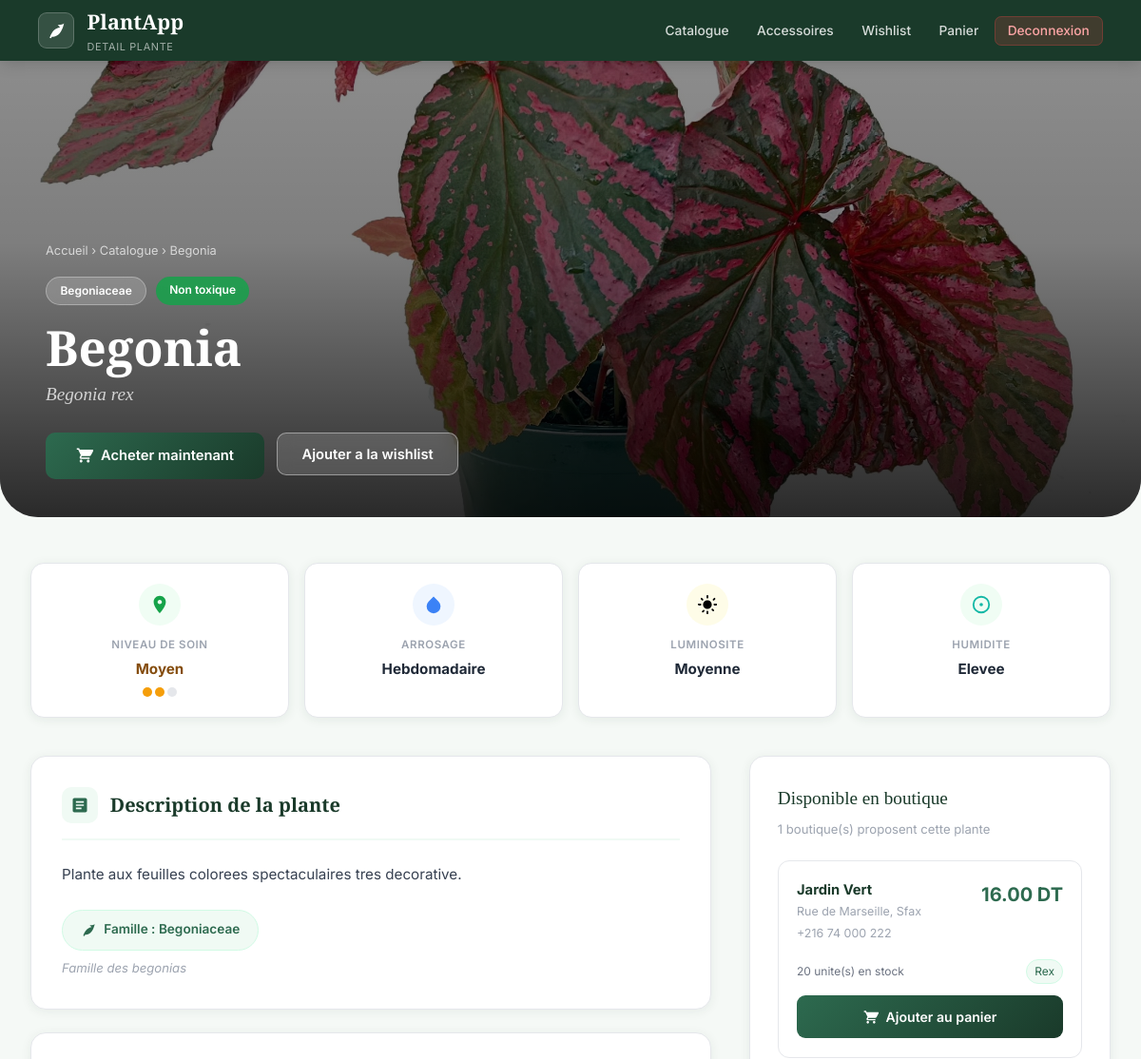
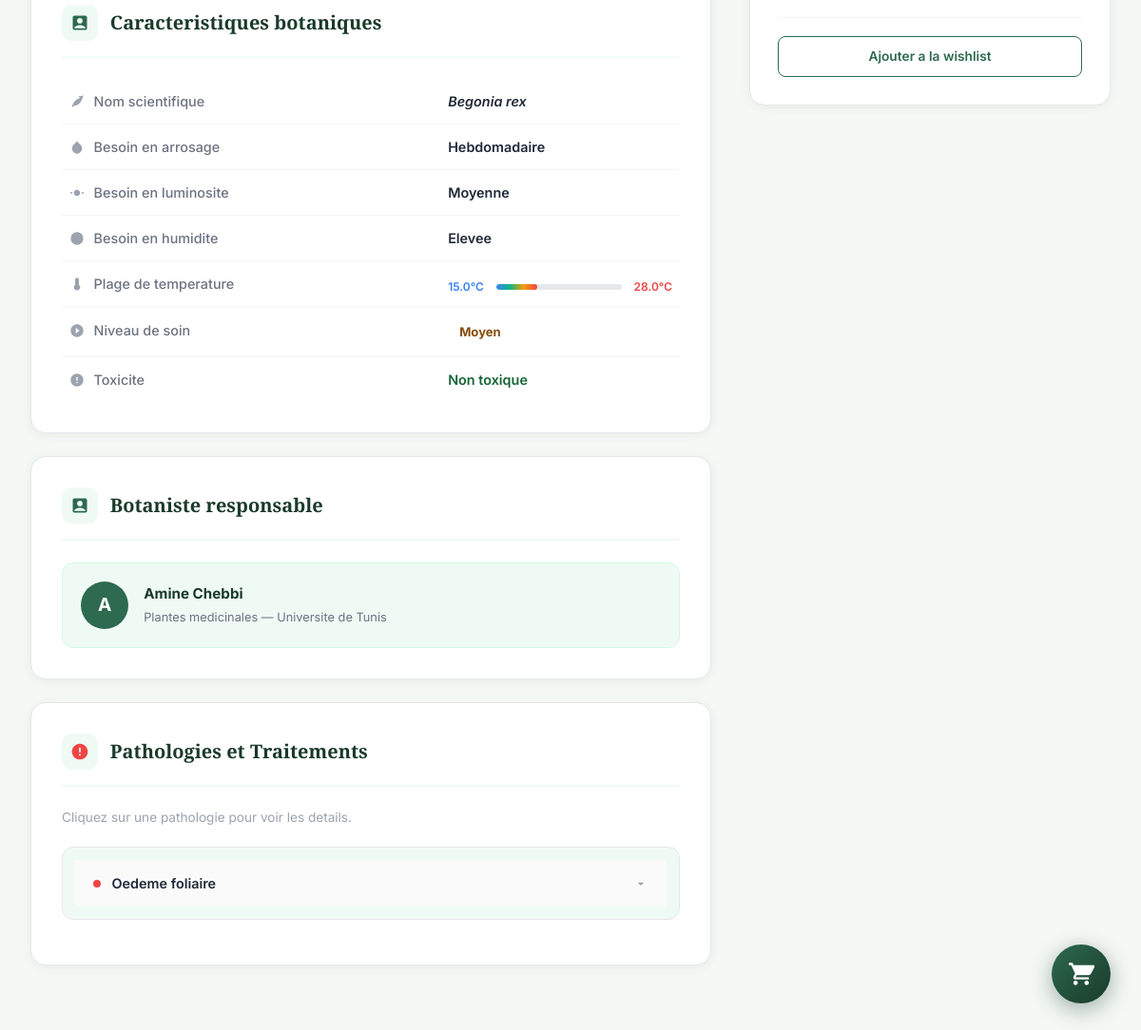
The app's page /plante.php?id=12 (signed in) with its own data (2 pictures, top to bottom).
### tables this page shows
CREATE TABLE Plante (
    id_plante         INT AUTO_INCREMENT PRIMARY KEY,
    nom_commun        VARCHAR(150) NOT NULL,
    nom_scientifique  VARCHAR(200),
    id_famille        INT,
    description       TEXT,
    toxicite          TINYINT(1) DEFAULT 0,
    niveau_soin       ENUM('facile','moyen','difficile') DEFAULT 'facile',
    besoin_arrosage   ENUM('quotidien','hebdomadaire','bimensuel') DEFAULT 'hebdomadaire',
    besoin_luminosite ENUM('faible','moyenne','forte') DEFAULT 'moyenne',
    besoin_humidite   ENUM('faible','moyenne','elevee') DEFAULT 'moyenne',
    temperature_min   DECIMAL(4,1) DEFAULT 15.0,
    temperature_max   DECIMAL(4,1) DEFAULT 30.0,
    image_url         VARCHAR(500),
    id_botaniste      INT,
    date_ajout        DATETIME DEFAULT CURRENT_TIMESTAMP,
    FOREIGN KEY (id_famille)   REFERENCES Famille(id_famille),
    FOREIGN KEY (id_botaniste) REFERENCES Botaniste(id_utilisateur)
);

CREATE TABLE Famille (
    id_famille  INT AUTO_INCREMENT PRIMARY KEY,
    nom_famille VARCHAR(100) NOT NULL,
    description TEXT
);

CREATE TABLE Utilisateur (
    id_utilisateur   INT AUTO_INCREMENT PRIMARY KEY,
    nom              VARCHAR(100) NOT NULL,
    prenom           VARCHAR(100) NOT NULL,
    email            VARCHAR(150) NOT NULL UNIQUE,
    mot_de_passe     VARCHAR(255) NOT NULL,
    role             ENUM('particulier','botaniste','vendeur') NOT NULL,
    date_inscription DATETIME DEFAULT CURRENT_TIMESTAMP
);

CREATE TABLE Botaniste (
    id_utilisateur INT PRIMARY KEY,
    specialite     VARCHAR(150),
    institution    VARCHAR(150),
    FOREIGN KEY (id_utilisateur) REFERENCES Utilisateur(id_utilisateur) ON DELETE CASCADE
);

CREATE TABLE Pathologie (
    id_pathologie  INT AUTO_INCREMENT PRIMARY KEY,
    id_plante      INT NOT NULL,
    nom_pathologie VARCHAR(150) NOT NULL,
    symptomes      TEXT,
    traitement     TEXT,
    FOREIGN KEY (id_plante) REFERENCES Plante(id_plante) ON DELETE CASCADE
);

CREATE TABLE Catalogue (
    id_catalogue INT AUTO_INCREMENT PRIMARY KEY,
    id_vendeur   INT NOT NULL,
    id_plante    INT NOT NULL,
    prix         DECIMAL(10,2) NOT NULL,
    stock        INT DEFAULT 0,
    variete      VARCHAR(100),
    disponible   TINYINT(1) DEFAULT 1,
    FOREIGN KEY (id_vendeur) REFERENCES Vendeur(id_utilisateur) ON DELETE CASCADE,
    FOREIGN KEY (id_plante)  REFERENCES Plante(id_plante) ON DELETE CASCADE
);

CREATE TABLE Vendeur (
    id_utilisateur   INT PRIMARY KEY,
    nom_boutique     VARCHAR(150),
    adresse_boutique VARCHAR(200),
    telephone        VARCHAR(20),
    solde            DECIMAL(10,2) DEFAULT 0.00,
    FOREIGN KEY (id_utilisateur) REFERENCES Utilisateur(id_utilisateur) ON DELETE CASCADE
);

### plante.php (the view, shortened to what the rows shown need)
<?php
$conn = getConnection();
$id_p = (int)($_GET['id']??0);
$r = $conn->prepare("SELECT p.*,f.nom_famille,f.description as fam_desc,b.specialite,b.institution,u.nom as bot_nom,u.prenom as bot_prenom FROM Plante p LEFT JOIN Famille f ON f.id_famille=p.id_famille LEFT JOIN Botaniste b ON b.id_utilisateur=p.id_botaniste LEFT JOIN Utilisateur u ON u.id_utilisateur=p.id_botaniste WHERE p.id_plante=?");
$r->bind_param("i",$id_p); $r->execute();
$plante = $r->get_result()->fetch_assoc();
$pr = $conn->prepare("SELECT * FROM Pathologie WHERE id_plante=?");
$pr->bind_param("i",$id_p); $pr->execute();
$pathos = $pr->get_result()->fetch_all(MYSQLI_ASSOC);
$bq = $conn->prepare("SELECT c.id_catalogue,c.prix,c.stock,c.variete,c.id_vendeur,v.nom_boutique,v.adresse_boutique,v.telephone,u.nom,u.prenom FROM Catalogue c JOIN Vendeur v ON v.id_utilisateur=c.id_vendeur JOIN Utilisateur u ON u.id_utilisateur=v.id_utilisateur WHERE c.id_plante=? AND c.disponible=1 AND c.stock>0 ORDER BY c.prix ASC");
$bq->bind_param("i",$id_p); $bq->execute();
$boutiques = $bq->get_result()->fetch_all(MYSQLI_ASSOC);
function soin_label($s){ return $s==='facile'?'Facile':($s==='moyen'?'Moyen':'Difficile'); }
function soin_color($s){ return $s==='facile'?'var(--vert-soin)':($s==='moyen'?'var(--jaune-soin)':'var(--rouge-soin)'); }
function arrosage_label($s){ return $s==='quotidien'?'Quotidien':($s==='hebdomadaire'?'Hebdomadaire':'Bimensuel'); }
function lum_label($s){ return $s==='faible'?'Faible':($s==='moyenne'?'Moyenne':'Forte'); }
function hum_label($s){ return $s==='faible'?'Faible':($s==='moyenne'?'Moyenne':'Elevee'); }
?>
<!DOCTYPE html>
<html lang="fr">
<head>
<link rel="stylesheet" href="style.css">
</head>
<body>
<nav class="navbar">
  <a href="particulier.php" class="navbar-brand">
    <div><h1>PlantApp</h1><span>Detail Plante</span></div>
  </a>
</nav>
<div class="hero">
  <?php if($plante['image_url']): ?>
    <img src="<?=htmlspecialchars($plante['image_url'])?>" alt="<?=htmlspecialchars($plante['nom_commun'])?>"
         class="hero-img-bg"
         onerror="this.style.display='none';document.querySelector('.hero-img-bg-ph').style.display='block'">
  <?php else: ?>
    <div class="hero-img-bg-ph"></div>
  <?php endif; ?>
  <div class="hero-overlay"></div>
  <div class="hero-content">
    <div class="hero-breadcrumb">
      <a href="particulier.php">Accueil</a> &rsaquo;
      <a href="particulier.php#catalogue">Catalogue</a> &rsaquo;
      <?=htmlspecialchars($plante['nom_commun'])?>
    </div>
    <div class="hero-badges">
      <?php if($plante['nom_famille']): ?>
        <span class="hero-badge badge-famille"><?=htmlspecialchars($plante['nom_famille'])?></span>
      <?php endif; ?>
      <?php if($plante['toxicite']): ?>
        <span class="hero-badge badge-toxic">Toxique pour animaux</span>
      <?php else: ?>
        <span class="hero-badge badge-safe">Non toxique</span>
      <?php endif; ?>
    </div>
    <h1 class="hero-title"><?=htmlspecialchars($plante['nom_commun'])?></h1>
    <p class="hero-sci"><?=htmlspecialchars($plante['nom_scientifique']??'')?></p>
    <div class="hero-actions">
      <?php if(!empty($boutiques)): ?>
        <a href="#boutiques" class="btn-hero-primary">
        </a>
      <?php endif; ?>
      <form method="POST" style="display:inline;">
      </form>
    </div>
  </div>
</div>
<div class="page-wrap">
  <div class="score-strip">
    <div class="score-card">
      <div class="score-icon" style="background:#f0fdf4;">
        <svg viewBox="0 0 24 24" style="fill:#16a34a;"><path d="M12 2C8.13 2 5 5.13 5 9c0 5.25 7 13 7 13s7-7.75 7-13c0-3.87-3.13-7-7-7zm0 9.5c-1.38 0-2.5-1.12-2.5-2.5s1.12-2.5 2.5-2.5 2.5 1.12 2.5 2.5-1.12 2.5-2.5 2.5z"/></svg>
      </div>
      <div class="score-label">Niveau de soin</div>
      <div class="score-value" style="color:<?=soin_color($plante['niveau_soin'])?>"><?=soin_label($plante['niveau_soin'])?></div>
      <div class="level-bar" style="justify-content:center;margin-top:.4rem;">
        <?php
          $lvl = $plante['niveau_soin']==='facile'?1:($plante['niveau_soin']==='moyen'?2:3);
          $col = $plante['niveau_soin']==='facile'?'active':($plante['niveau_soin']==='moyen'?'medium':'hard');
          for($i=1;$i<=3;$i++) echo '<div class="level-dot '.($i<=$lvl?$col:'').'"></div>';
        ?>
      </div>
    </div>
    <div class="score-card">
      <div class="score-icon" style="background:#eff6ff;">
        <svg viewBox="0 0 24 24" style="fill:#3b82f6;"><path d="M12 2.69l5.66 5.66a8 8 0 1 1-11.31 0z"/></svg>
      </div>
      <div class="score-label">Arrosage</div>
      <div class="score-value"><?=arrosage_label($plante['besoin_arrosage'])?></div>
    </div>
    <div class="score-card">
      <div class="score-icon" style="background:#fefce8;">
      </div>
      <div class="score-label">Luminosite</div>
      <div class="score-value"><?=lum_label($plante['besoin_luminosite'])?></div>
    </div>
    <div class="score-card">
      <div class="score-icon" style="background:#f0fdf4;">
        <svg viewBox="0 0 24 24" style="fill:#14b8a6;width:22px;height:22px;"><path d="M12 2a10 10 0 1 0 0 20A10 10 0 0 0 12 2zm0 18a8 8 0 1 1 0-16A8 8 0 0 1 12 20zm-2-8a2 2 0 1 1 4 0 2 2 0 0 1-4 0z"/></svg>
      </div>
      <div class="score-label">Humidite</div>
      <div class="score-value"><?=hum_label($plante['besoin_humidite'])?></div>
    </div>
  </div>
  <div class="content-grid">
    <div>
      <div class="section">
        <div class="section-head">
          <div class="section-head-icon"><svg viewBox="0 0 24 24"><path d="M19 3H5c-1.1 0-2 .9-2 2v14c0 1.1.9 2 2 2h14c1.1 0 2-.9 2-2V5c0-1.1-.9-2-2-2zm-5 14H7v-2h7v2zm3-4H7v-2h10v2zm0-4H7V7h10v2z"/></svg></div>
          <h2 class="section-title">Description de la plante</h2>
        </div>
        <p class="desc-text"><?=htmlspecialchars($plante['description']??'Aucune description disponible pour cette plante.')?></p>
        <?php if($plante['nom_famille']): ?>
        <div style="margin-top:1.4rem;">
          <span class="famille-badge">
            <svg viewBox="0 0 24 24"><path d="M17 8C8 10 5.9 16.17 3.82 21.34L5.71 22l1-2.3A4.49 4.49 0 0 0 8 20C19 20 22 3 22 3c-1 2-8 2-8 2z"/></svg>
            Famille : <?=htmlspecialchars($plante['nom_famille'])?>
          </span>
          <?php if($plante['fam_desc']): ?>
            <p style="font-size:.82rem;color:#9ca3af;margin-top:.5rem;font-style:italic;"><?=htmlspecialchars($plante['fam_desc'])?></p>
          <?php endif; ?>
        </div>
        <?php endif; ?>
      </div>
      <div class="section">
        <div class="section-head">
          <h2 class="section-title">Caracteristiques botaniques</h2>
        </div>
        <table class="chars-table">
          <tr>
            <td><em><?=htmlspecialchars($plante['nom_scientifique']??'N/A')?></em></td>
          </tr>
          <tr>
            <td>
              <svg viewBox="0 0 24 24"><path d="M12 2.69l5.66 5.66a8 8 0 1 1-11.31 0z"/></svg>
              Besoin en arrosage
            </td>
            <td><?=arrosage_label($plante['besoin_arrosage'])?></td>
          </tr>
          <tr>
            <td>
              <svg viewBox="0 0 24 24"><path d="M12 7c-2.76 0-5 2.24-5 5s2.24 5 5 5 5-2.24 5-5-2.24-5-5-5zM2 13h2c.55 0 1-.45 1-1s-.45-1-1-1H2c-.55 0-1 .45-1 1s.45 1 1 1zm18 0h2c.55 0 1-.45 1-1s-.45-1-1-1h-2c-.55 0-1 .45-1 1s.45 1 1 1z"/></svg>
              Besoin en luminosite
            </td>
            <td><?=lum_label($plante['besoin_luminosite'])?></td>
          </tr>
          <tr>
            <td>
              <svg viewBox="0 0 24 24"><path d="M12 2a10 10 0 1 0 0 20A10 10 0 0 0 12 2z"/></svg>
              Besoin en humidite
            </td>
            <td><?=hum_label($plante['besoin_humidite'])?></td>
          </tr>
          <tr>
            <td>
              <div class="temp-range">
                <span class="temp-min"><?=$plante['temperature_min']?>°C</span>
                <div class="temp-bar"><div class="temp-fill" style="width:<?=min(100,max(10,(($plante['temperature_max']-$plante['temperature_min'])/40)*100))?>%"></div></div>
                <span class="temp-max"><?=$plante['temperature_max']?>°C</span>
              </div>
            </td>
          </tr>
          <tr>
            <td>
              <span style="color:<?=soin_color($plante['niveau_soin'])?>; padding:3px 12px;border-radius:20px;display:inline-block;font-size:.82rem;font-weight:700;">
                <?=soin_label($plante['niveau_soin'])?>
              </span>
            </td>
          </tr>
        </table>
      </div>
      <?php if($plante['bot_nom']): ?>
      <div class="section">
        <div class="section-head">
          <div class="section-head-icon"><svg viewBox="0 0 24 24"><path d="M19 3H5c-1.1 0-2 .9-2 2v14c0 1.1.9 2 2 2h14c1.1 0 2-.9 2-2V5c0-1.1-.9-2-2-2zm-7 3c1.93 0 3.5 1.57 3.5 3.5S13.93 13 12 13s-3.5-1.57-3.5-3.5S10.07 6 12 6zm7 13H5v-.23c0-.62.28-1.2.76-1.58C7.47 15.82 9.64 15 12 15s4.53.82 6.24 2.19c.48.38.76.97.76 1.58V19z"/></svg></div>
          <h2 class="section-title">Botaniste responsable</h2>
        </div>
        <div class="botaniste-card">
          <div class="bot-avatar"><?=strtoupper(substr($plante['bot_prenom'],0,1))?></div>
          <div>
            <div class="bot-name"><?=htmlspecialchars($plante['bot_prenom'].' '.$plante['bot_nom'])?></div>
            <div class="bot-info">
              <?php if($plante['specialite']): ?><?=htmlspecialchars($plante['specialite'])?><?php endif; ?>
              <?php if($plante['institution']): ?> — <?=htmlspecialchars($plante['institution'])?><?php endif; ?>
            </div>
          </div>
        </div>
      </div>
      <?php endif; ?>
      <?php if(!empty($pathos)): ?>
      <div class="section">
        <div class="section-head">
          <h2 class="section-title">Pathologies et Traitements</h2>
        </div>
        <?php foreach($pathos as $i=>$pa): ?>
        <div class="patho-item">
          <button class="patho-header-btn" onclick="togglePatho(<?=$i?>)">
            <div class="patho-name-wrap">
              <span class="patho-dot"></span>
              <span class="patho-name-text"><?=htmlspecialchars($pa['nom_pathologie'])?></span>
            </div>
            <svg class="patho-chevron" id="chev-<?=$i?>" viewBox="0 0 24 24"><path d="M7 10l5 5 5-5z"/></svg>
          </button>
        </div>
        <?php endforeach; ?>
      </div>
      <?php endif; ?>
    </div>
    <div id="boutiques">
      <div class="sidebar-card">
        <?php if(empty($boutiques)): ?>
          <div class="no-stock">Cette plante n est pas disponible en boutique pour le moment.</div>
        <?php else: ?>
          <?php foreach($boutiques as $b): ?>
          <div class="boutique-item">
            <div class="b-top">
              <div>
                <div class="b-name"><?=htmlspecialchars($b['nom_boutique'])?></div>
                <?php if($b['adresse_boutique']): ?><div class="b-addr"><?=htmlspecialchars($b['adresse_boutique'])?></div><?php endif; ?>
                <?php if($b['telephone']): ?><div class="b-tel"><?=htmlspecialchars($b['telephone'])?></div><?php endif; ?>
              </div>
              <div class="b-price"><?=number_format($b['prix'],2)?> DT</div>
            </div>
            <div class="b-meta">
              <span class="b-stock"><?=$b['stock']?> unite(s) en stock</span>
              <?php if($b['variete']): ?><span class="b-variete"><?=htmlspecialchars($b['variete'])?></span><?php endif; ?>
            </div>
            <a href="panier.php?add_plante=<?=$id_p?>&vendeur=<?=$b['id_vendeur']?>&prix=<?=$b['prix']?>&stock=<?=$b['stock']?>" class="btn-add">
              Ajouter au panier
            </a>
          </div>
          <?php endforeach; ?>
        <?php endif; ?>
      </div>
    </div>
  </div>
</div>
</body>
</html>

### records on screen
plante: image_url (picture), nom_commun "Begonia", id_famille.nom_famille "Begoniaceae", nom_scientifique "Begonia rex", niveau_soin "Moyen", besoin_arrosage "Hebdomadaire", besoin_luminosite "Moyenne", besoin_humidite "Elevee", description "Plante aux feuilles colorees spectaculaires tres decorative.", id_famille.description "Famille des begonias", temperature_min "15.0", temperature_max "28.0", utilisateur.prenom "A", utilisateur.prenom+nom "Amine Chebbi", id_botaniste.specialite "Plantes medicinales", id_botaniste.institution "Universite de Tunis"
pathologie: nom_pathologie "Oedeme foliaire"
catalogue: id_vendeur.nom_boutique "Jardin Vert", id_vendeur.adresse_boutique "Rue de Marseille, Sfax", id_vendeur.telephone "+216 74 000 222", prix "16.00", stock "20", variete "Rex"

### other values on screen
count($boutiques) "1"
